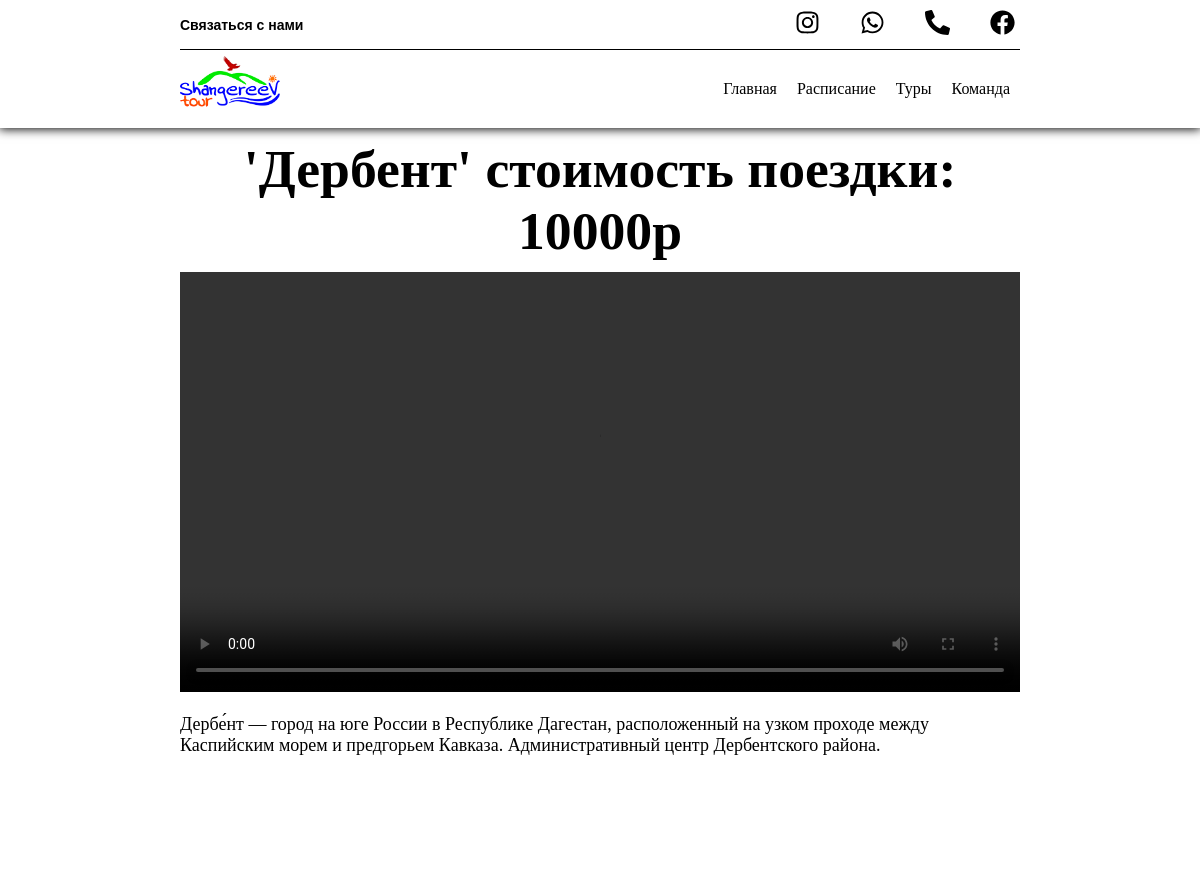
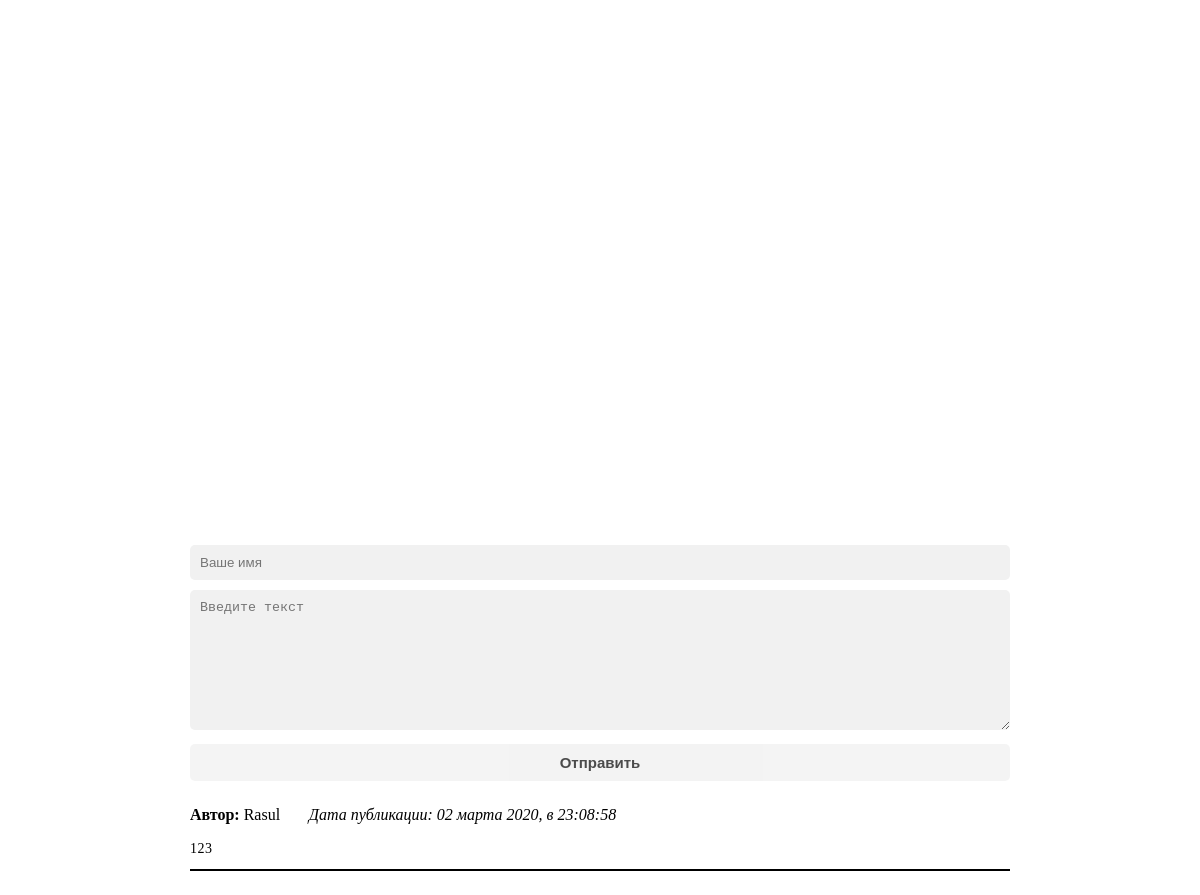
The page /travel/derbent/ on the database its author committed (2 pictures, top to bottom).
### tours/models.py (models this page shows, shortened)
class Travel(models.Model):
	photo_main = models.ImageField(upload_to='images_travel/')
	video_travel = models.FileField(upload_to='videos_travel/')
	name_travel = models.CharField(max_length=50)
	price_travel = models.IntegerField()
	description_travel = models.TextField()
	url = models.SlugField(max_length=160, unique=True)
	trips = models.ForeignKey(Trips, on_delete = models.CASCADE)
	class Meta:
		ordering = ('name_travel',)

class Comment(models.Model):
    comment_travel = models.ForeignKey(Travel, on_delete = models.CASCADE, related_name='comment')
    release_date = models.DateTimeField(auto_now_add=True)
    user_name = models.CharField("Ваше имя:", max_length=50)
    user_comment = models.TextField("Текст:")

### tours/views.py (the view)
# urls.py: path('travel/<str:slug>/', views.detail_about_travel, name='detail_about_travel'),
def detail_about_travel(request, slug):
	title = "detail_about_travel"
	images = Images.objects.all()
	trips = Trips.objects.all()
	travel = Travel.objects.get(url = slug)
	trips = Trips.objects.all()
	form = ContactUsForm(request.POST)
	if request.method == "POST":
		if form.is_valid():
			form.save()
	comment = travel.comment.order_by('-release_date')
	forms = CommentForm(request.POST)
	if forms.is_valid():
		forms = forms.save(commit=False)
		forms.comment_travel = travel
		forms.save()
		return redirect(detail_about_travel, slug)
	return render(request, 'tours/detail_about_travel.html', locals())

### tours/forms.py
class ContactUsForm(ModelForm):
	class Meta:
		model = ContactUs
		fields = ['name', 'email', 'tel', 'message']

class CommentForm(ModelForm):
	class Meta:
		model = Comment
		fields = ['user_name', 'user_comment']

### tours/templates/tours/detail_about_travel.html (shortened to what this page needs)
{% extends 'tours/base.html' %}
{% block content %}
	<section>
		<div class="container">
			<div class="block_description">
				<h2>'{{travel.name_travel}}' стоимость поездки: {{travel.price_travel}}p</h2>
				<video width="100%" controls="controls" poster="">
					<source src="{{travel.video_travel.url}}">
				</video>
				<p class="travel_p">{{travel.description_travel|linebreaksbr}}</p>
			</div>
			<div class="block_carousel">
				<a class="prev" onclick="minusSlide()">&#10094;</a>
				<a class="next" onclick="plusSlide()">&#10095;</a>
			</div>
			<div class="block_feedback" id="form_feedback">
	            <form method="POST">
	                <input type="text" placeholder="Ваше имя" name="user_name" required>
	                <textarea type="text" placeholder="Введите текст" rows="8" cols="" name="user_comment" required></textarea>
	                <button type="submit" class="button_block_feedback">Отправить</button>
	            </form>
	        </div>
	        <div class="block_comment">
	        		{% if travel.comment.all %}
	        			{% for comments in comment %}
		    	   			<b>Автор:</b> {{comments.user_name}} <em>Дата публикации: {{comments.release_date|date:"d E Y, в H:i:s"}}</em>
							<p>{{comments.user_comment}}</p>
						{% endfor %}
    	   			{% else %}
    	    				Пока нет отзывов, станьте первыми!
    	    		{% endif %}
	        </div>
		</div>
	</section>
{% endblock %}

### static/css/main.css (style rules this page uses)
body { margin: 0; padding: 0; color: black; overflow: scroll; }
p { font-size: 18px; }
a { text-decoration: none; color: black; }
.container { width: 70%; min-width: 768px; margin: 0 auto; }
.block_description h2 { text-align: center; margin: 10px 0; font-size:3vmax; }
.block_carousel { height: 80vh; width: 100%; position: relative; overflow: hidden; }
.prev, .next { cursor: pointer; position: absolute; top: 50%; margin-top: -30px; padding: 10px; color: white; font-weight: bold; font-size: 20px; transition: 0.6s ease; border-radius: 0 3px 3px 0; }
.next { right: 0; border-radius: 3px 0 0 3px; }
.block_feedback { padding:10px; margin-top: 10px; color: white; }
.block_feedback input[type=text], .block_feedback textarea[type=text] { width: 100%; padding: 10px; margin: 5px 0; background: #f1f1f1; border-radius: 5px; border:none; box-sizing: border-box; }
.button_block_feedback { opacity: 0.7; color:black; padding: 10px; margin:5px 0; border: none; cursor: pointer; width: 100%; font-size: 15px; font-weight: bold; border-radius: 5px; }
.block_comment { padding: 10px; }
.block_comment p { font-family: Georgia, 'Times New Roman', Times, serif; font-size: 14px; line-height: 1.5em; letter-spacing: 0.5px; text-align: justify; border-bottom: 2px solid black; padding-bottom: 10px; }
.block_comment em { margin-left: 3%; }

### rows shown on the page
Travel: name_travel "Дербент", price_travel "10000", description_travel "Дербе́нт — город на юге России в Республике Дагестан, расположенный на узком проходе между Каспийским морем и предгорьем Кавказа. Административный центр Дербентского района."
Comment: user_name "Rasul", release_date "02 марта 2020, в 23:08:58", user_comment "123"
